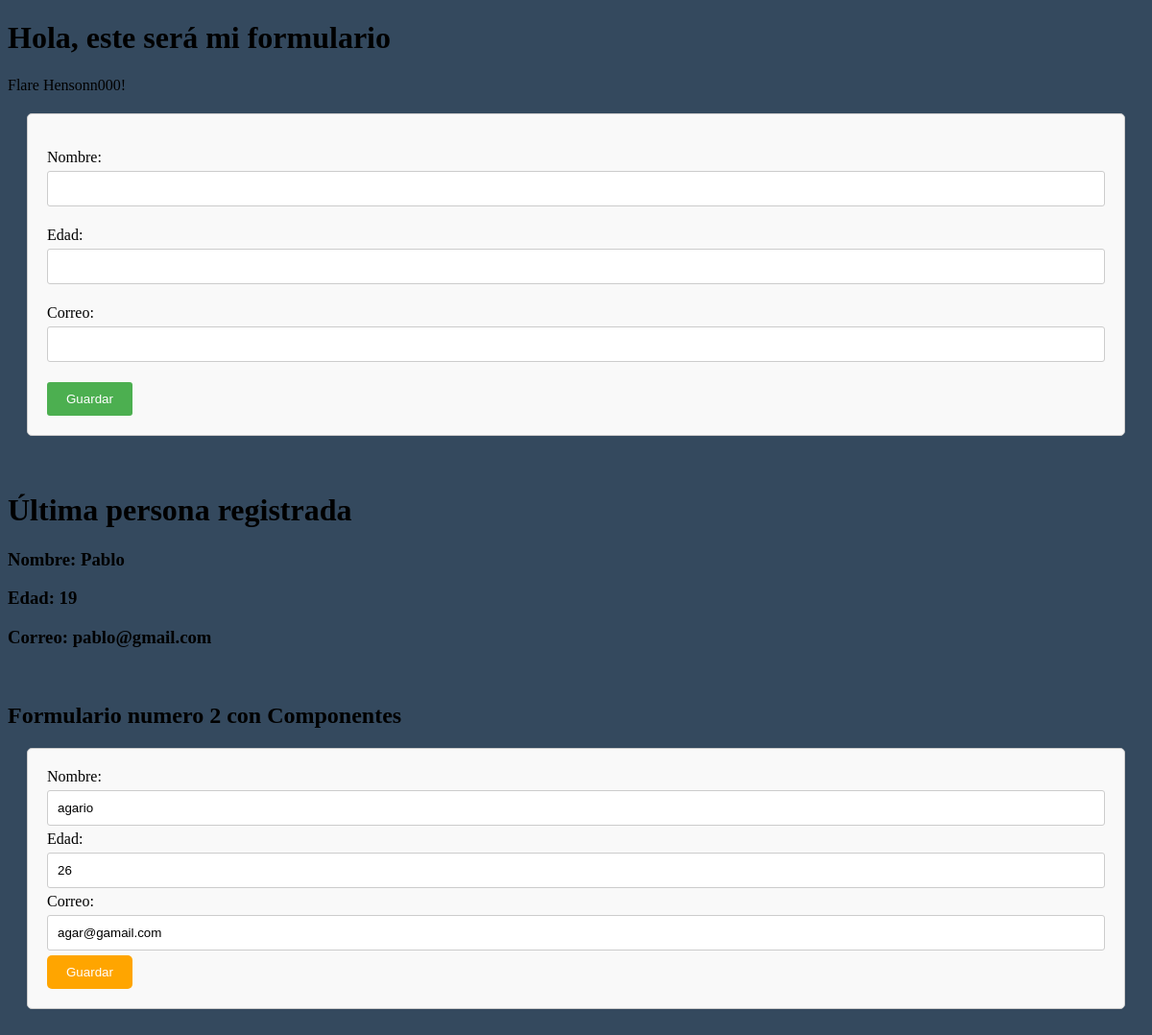
The app's page /analisis, older data.
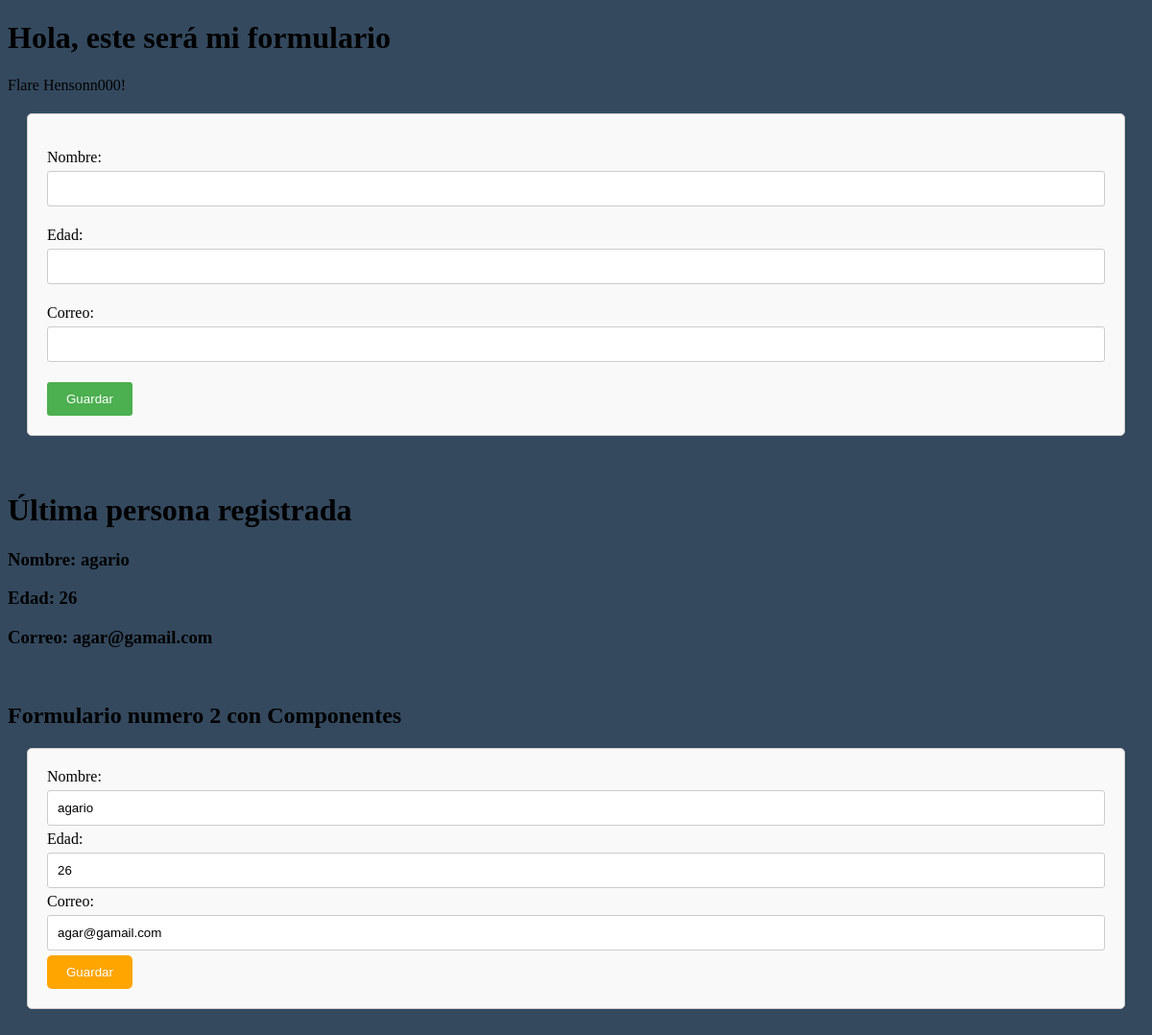
The same page, newer data.
### myapp/models.py (models this page shows, shortened)
class Persona(models.Model):
    nombre = models.CharField(max_length=100)
    edad = models.IntegerField()
    correo = models.EmailField()

### myapp/views.py (the view, shortened to what this page needs)
# urls.py: path('analisis', UltimaPersonaView.as_view(), name='n_analisis'),
class UltimaPersonaView(CreateView):
	model = Persona
	form_class = PersonaForm
	template_name = 'analisis_persona.html'
	success_url = reverse_lazy('n_analisis')
	def get_context_data(self, **kwargs):
		context = super().get_context_data(**kwargs)
		ultima_persona = Persona.objects.latest('id')
		context['nombre'] = ultima_persona.nombre
		context['edad'] = ultima_persona.edad
		context['correo'] = ultima_persona.correo
		return context

### myapp/forms.py
class PersonaForm(forms.ModelForm):
    class Meta:
        model = Persona
        fields='__all__'

### myapp/templates/analisis_persona.html (shortened to what this page needs)
<!DOCTYPE html>
<html lang="es">
<head>
</head>
<body>
  <h1>Hola, este será mi formulario</h1>
  <mi-componente></mi-componente>
  <form id="myform" method="post" enctype="multipart/form-data">
      {{ form.as_p }}
      <button class="btn1" type="submit">Guardar</button>
  </form>
  <br>
  <h1>Última persona registrada</h1>
  <h3>Nombre: {{ nombre }}</h3>
  <h3>Edad: {{ edad }}</h3>
  <h3>Correo: {{ correo }}</h3>
  <br>
  <h2>Formulario numero 2 con Componentes</h2>
  <form-content>
    <form method="post" enctype="multipart/form-data">
    <input-view
    label="Nombre:"
    value="agario"
    name="nombre">
    </input-view>
    <input-view
    label="Edad:"
    value="26"
    name="edad">
    </input-view>
    <input-view
    label="Correo:"
    value="agar@gamail.com"
    name="correo">
    </input-view>
    <button type="submit" class="btn">Guardar</button>
    </form>
  </form-content>
  <br>
  <br>
</body>
</html>

Row changes from the older to the newer data that the page shows:
no longer on this page (row unchanged): Persona: nombre "Pablo", correo "pablo@gmail.com"
added Persona: nombre "agario", correo "agar@gamail.com"
Text that changed along with them:
{{ edad }}: "19" → "26"
